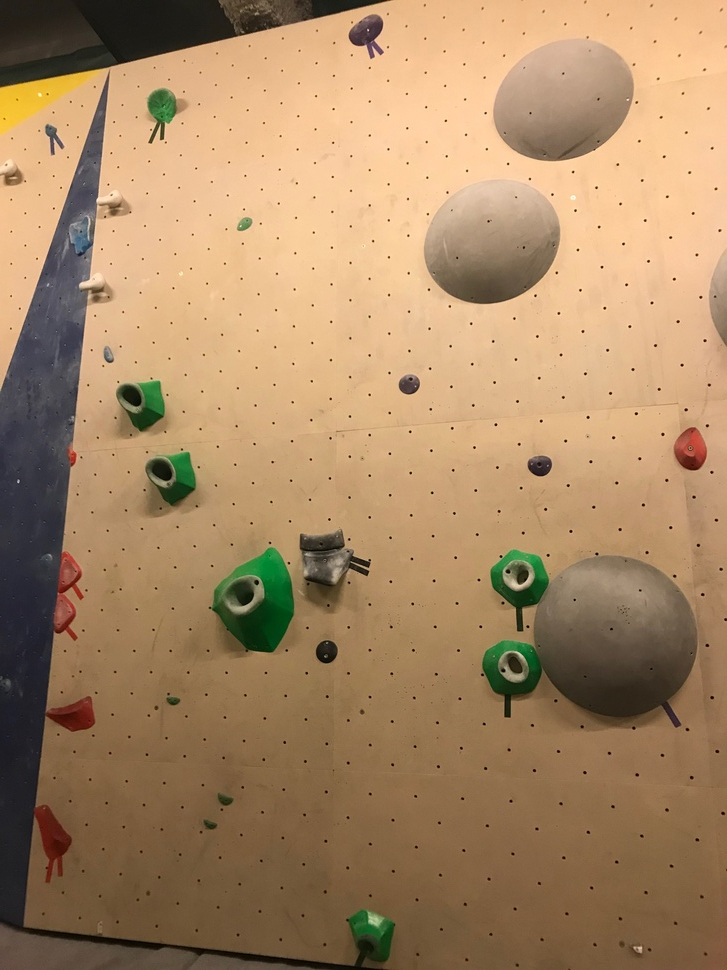
#> input picture Images/IMG_6242.jpg, 727 x 970 px, shrunk from 1512 x 2016 before the run, found by its file name
$ python prof_exemple.py
#> lines starting #> are read from the running program, lines starting #| are printed output that depends on the picture; after the words box and inside, x2 and y2 are one past the last pixel; in counts of white or black regions, pixels touching at a corner belong together
# -*- coding: utf-8 -*-
"""
Created on Mon Jan 21 09:38:33 2019

@author: lucas
"""

import cv2
import numpy as np

img = cv2.imread('IMG_6242.jpg')
#> img is the input picture: shape (970, 727, 3); mean B, G, R 100.9, 136.1, 167.8
gray = cv2.cvtColor(img,cv2.COLOR_BGR2GRAY)
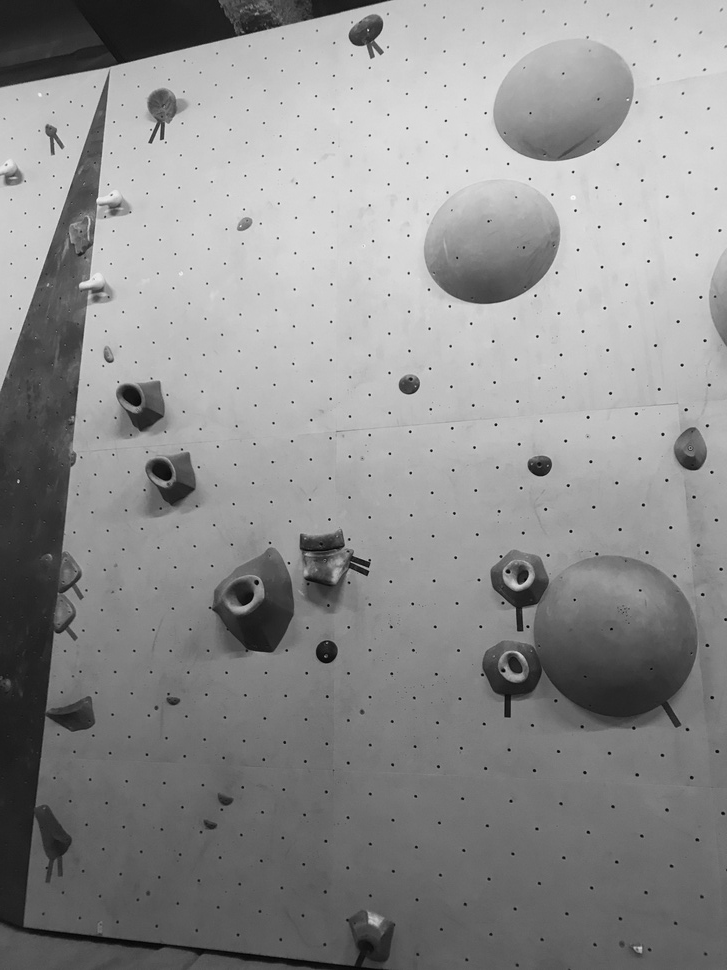
#> gray: shape (970, 727); min 2, max 250, mean 141.6
edges = cv2.Canny(gray,50,150,apertureSize = 3)
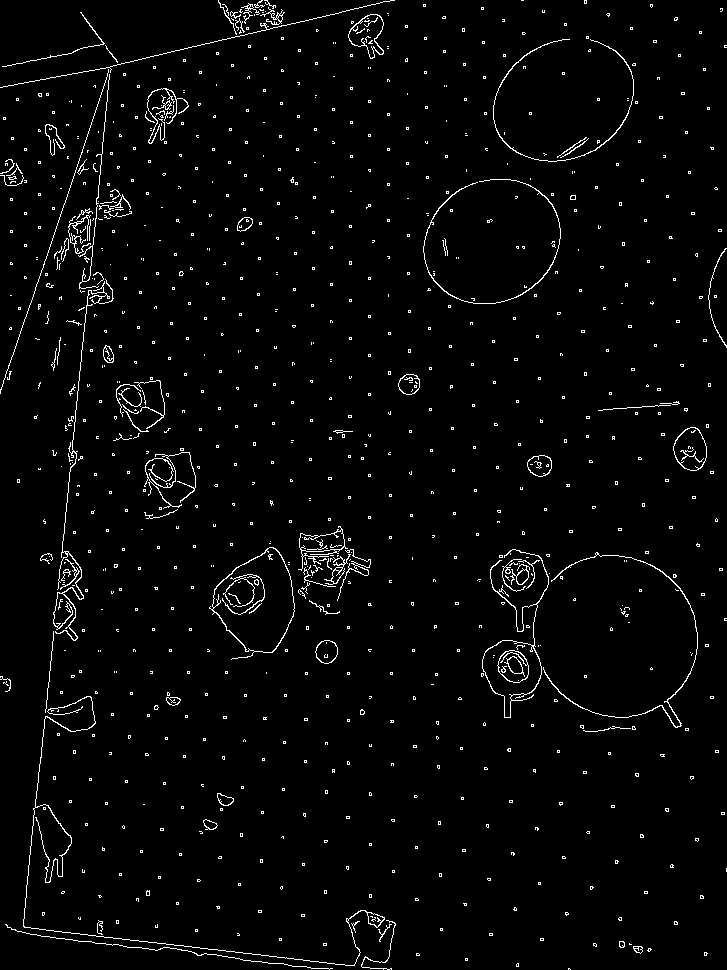
#> edges: shape (970, 727); 2.6% white in thin lines or dots

lines = cv2.HoughLines(edges,1,np.pi/180,200)
#> lines = [[119, 0.105], [127, 0.332]]
for rho,theta in lines[0]:
    a = np.cos(theta)
    b = np.sin(theta)
    x0 = a*rho
    y0 = b*rho
    x1 = int(x0 + 1000*(-b))
    y1 = int(y0 + 1000*(a))
    x2 = int(x0 - 1000*(-b))
    y2 = int(y0 - 1000*(a))

    cv2.line(img,(x1,y1),(x2,y2),(0,0,255),2)
#> this loop made 1 pass
#> (rho, theta, a, b, x0, y0, x1, y1) on pass 1: (119, 0.105, 0.995, 0.105, 118.3, 12.44, 13, 1006)
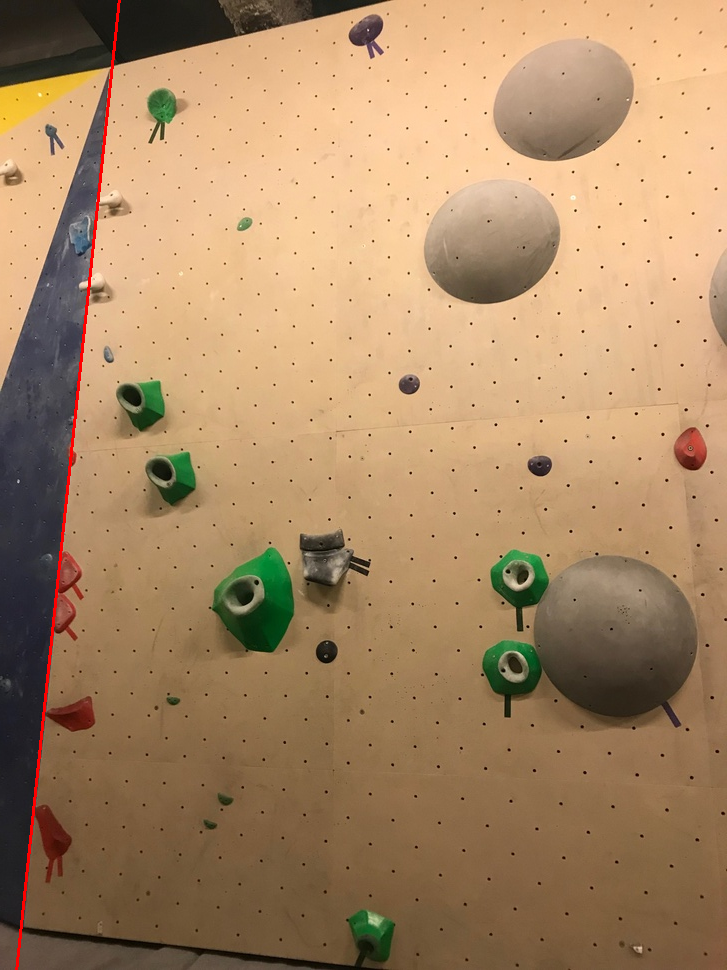
#> img: shape (970, 727, 3); 0.41% of pixels changed, all inside (x1, y1, x2, y2) = (15, 0, 121, 970)

cv2.namedWindow('Fenetre', cv2.WINDOW_NORMAL)
cv2.imshow('Fenetre', img)
cv2.waitKey(0)
cv2.destroyWindow('Fenetre')

$ run again, with Images/IMG_6241.jpg copied over Images/IMG_6242.jpg
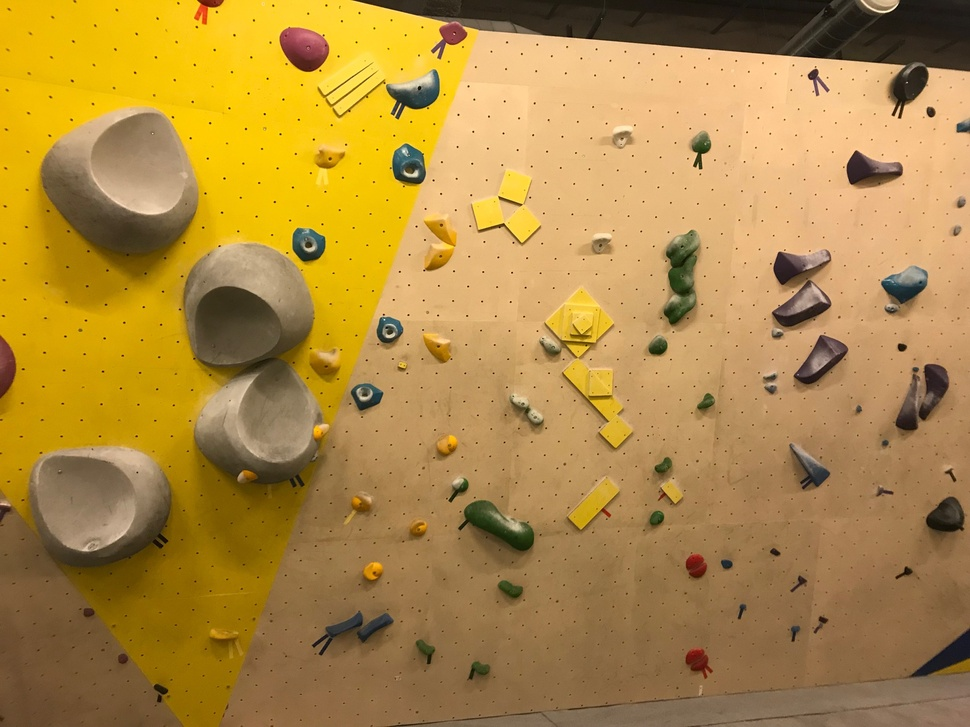
#> input picture Images/IMG_6241.jpg, 970 x 727 px, shrunk from 2016 x 1512 before the run, found by its file name
#> img is the input picture: shape (727, 970, 3); mean B, G, R 68.1, 138.4, 175.5
#> `edges = cv2.Canny(gray,50,150,apertureSize = 3)`:
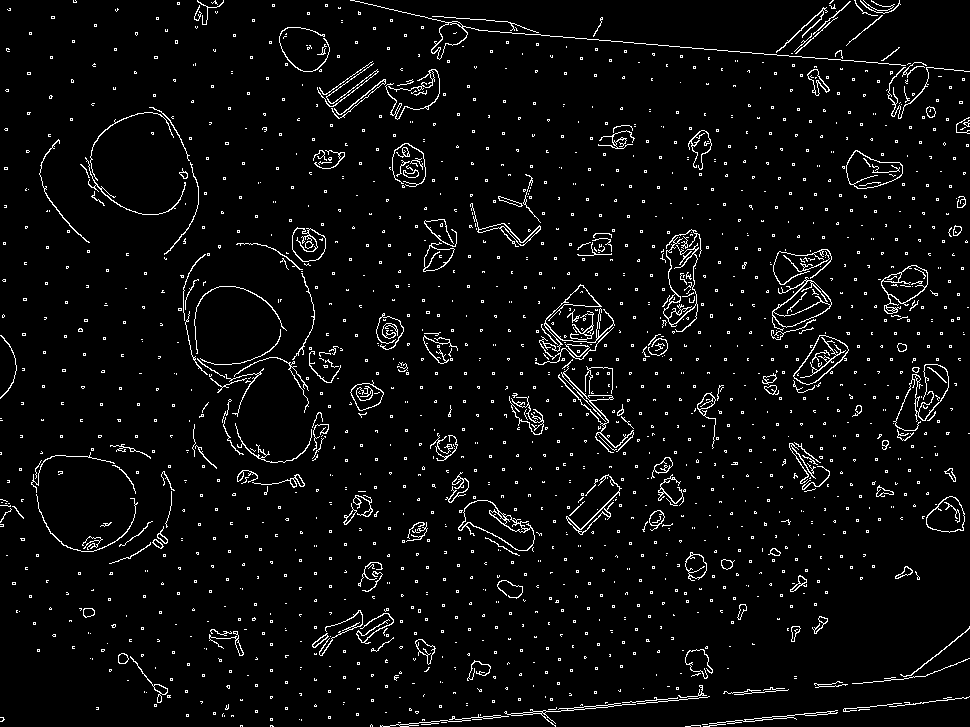
#> edges: shape (727, 970); 4.2% white in thin lines or dots
#> lines = [[-13, 1.66], [756, 1.48]]
#> the loop `for rho,theta in lines[0]:` made 1 pass
#> (rho, theta, a, b, x0, y0, x1, y1) on pass 1: (-13, 1.66, -0.0872, 0.996, 1.13, -12.95, -995, -100)
#> after the loop `for rho,theta in lines[0]:`:
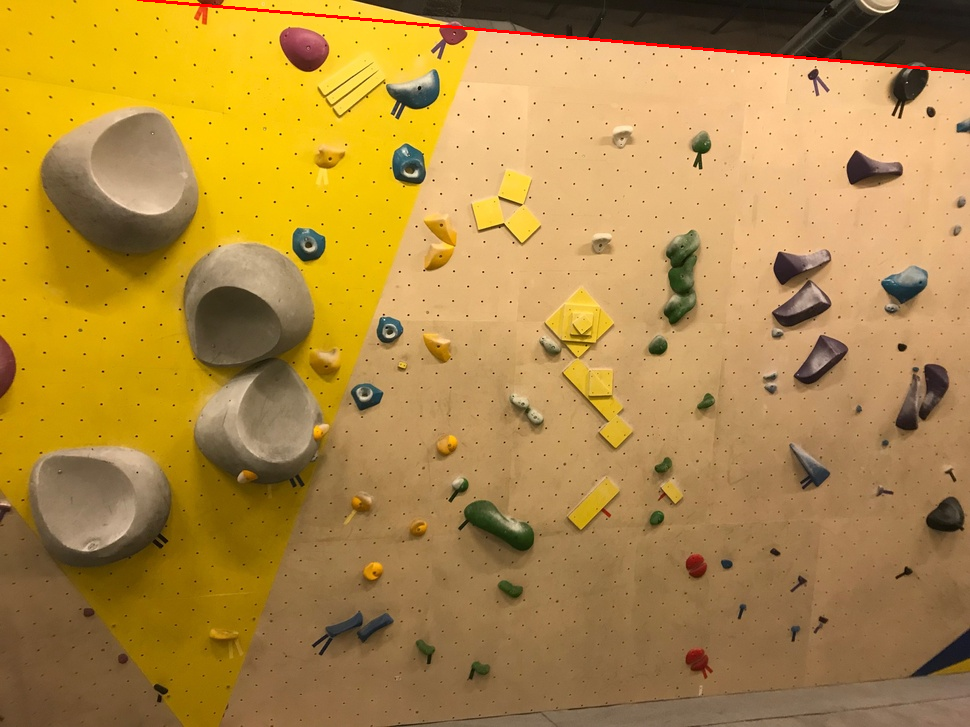
#> img: shape (727, 970, 3); 0.35% of pixels changed, all inside (x1, y1, x2, y2) = (137, 0, 970, 74)

$ run again, with Images/IMG_6243.jpg copied over Images/IMG_6242.jpg
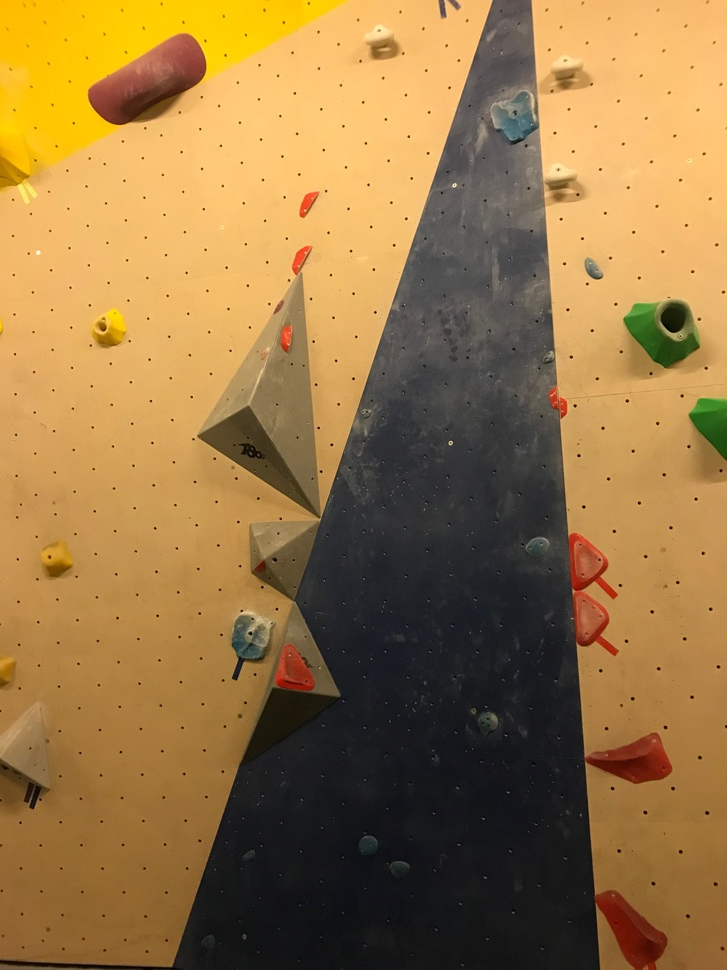
#> input picture Images/IMG_6243.jpg, 727 x 970 px, shrunk from 1512 x 2016 before the run, found by its file name
#> img is the input picture: shape (970, 727, 3); mean B, G, R 69, 118.5, 152.2
#> `edges = cv2.Canny(gray,50,150,apertureSize = 3)`:
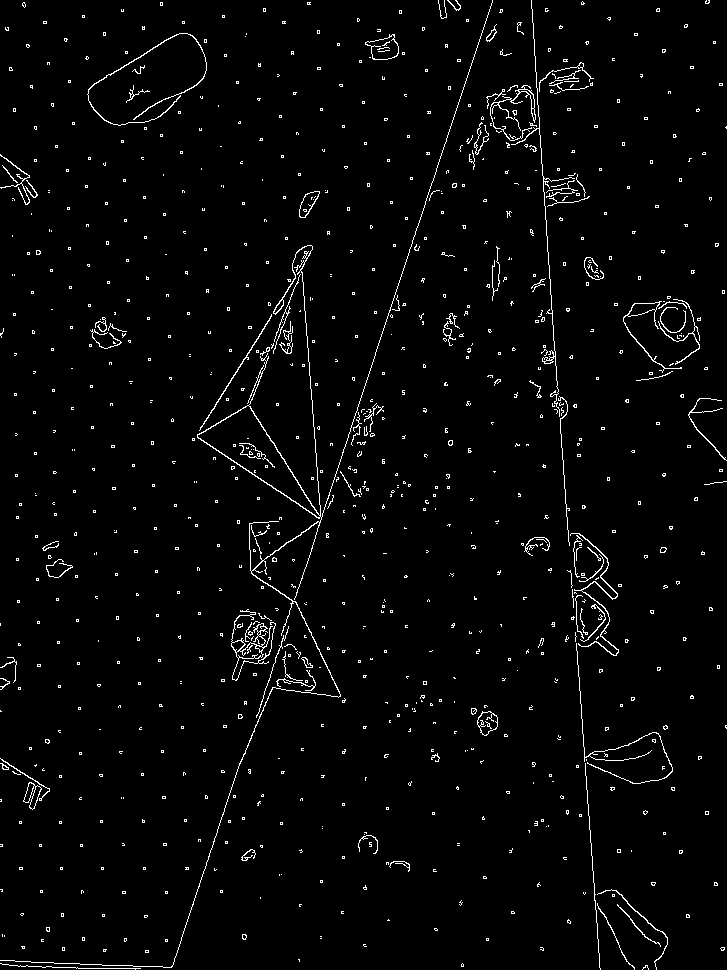
#> edges: shape (970, 727); 2.6% white in thin lines or dots
#> lines = [[-529, 3.07], [466, 0.314], [397, 0.559]]
#> the loop `for rho,theta in lines[0]:` made 1 pass
#> (rho, theta, a, b, x0, y0, x1, y1) on pass 1: (-529, 3.07, -0.998, 0.0698, 527.7, -36.9, 457, -1034)
#> after the loop `for rho,theta in lines[0]:`:
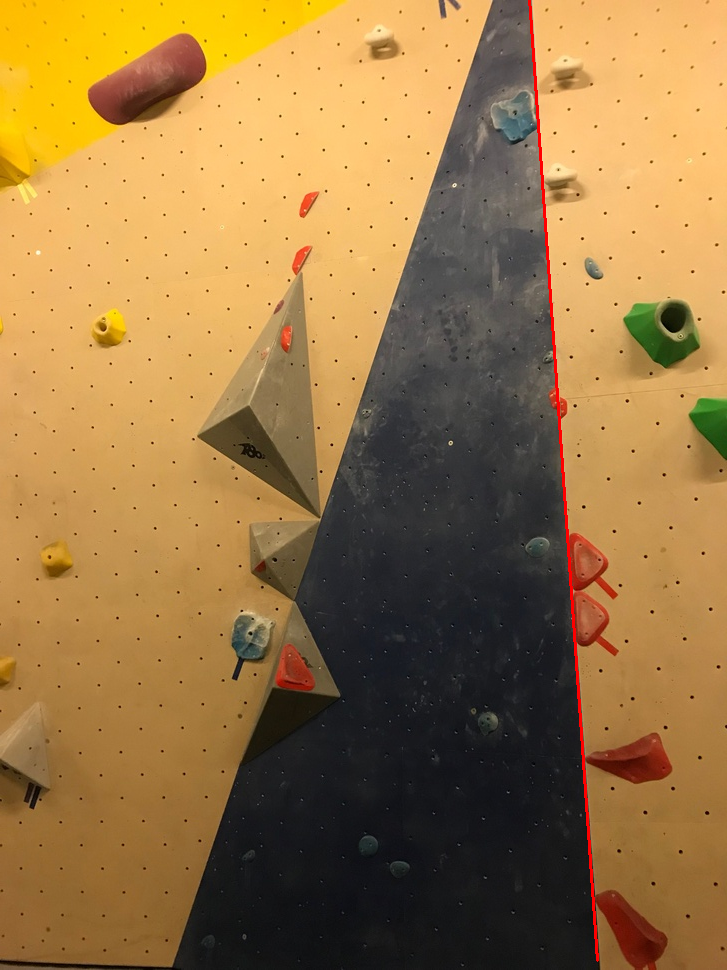
#> img: shape (970, 727, 3); 0.41% of pixels changed, all inside (x1, y1, x2, y2) = (528, 0, 599, 962)

$ run again, with Images/IMG_6244.jpg copied over Images/IMG_6242.jpg
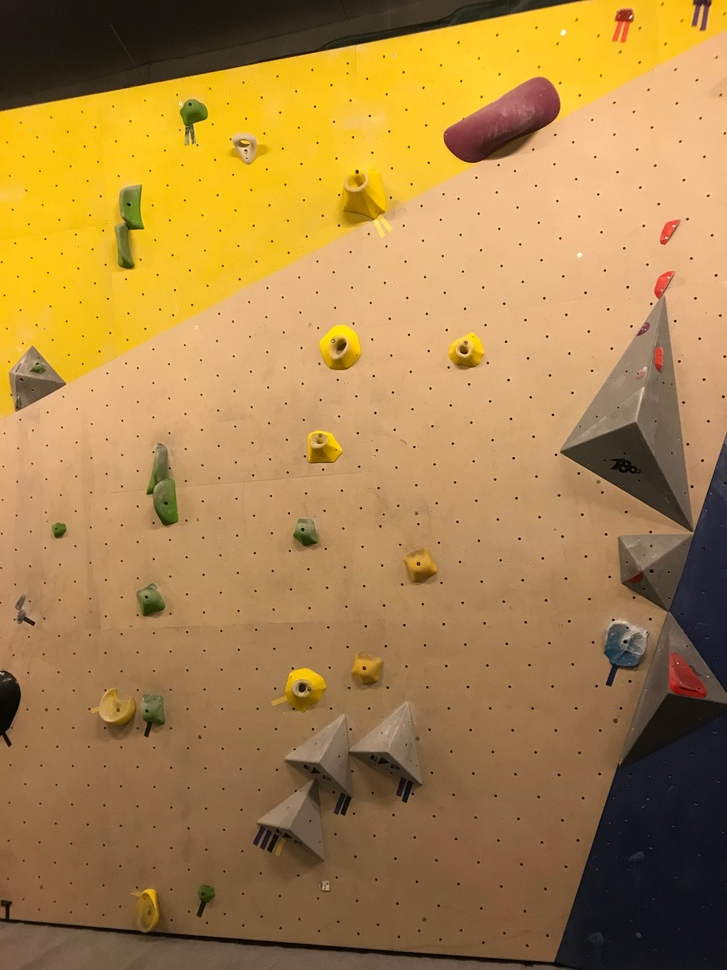
#> input picture Images/IMG_6244.jpg, 727 x 970 px, shrunk from 1512 x 2016 before the run, found by its file name
#> img is the input picture: shape (970, 727, 3); mean B, G, R 74.3, 131.6, 169.2
#> `edges = cv2.Canny(gray,50,150,apertureSize = 3)`:
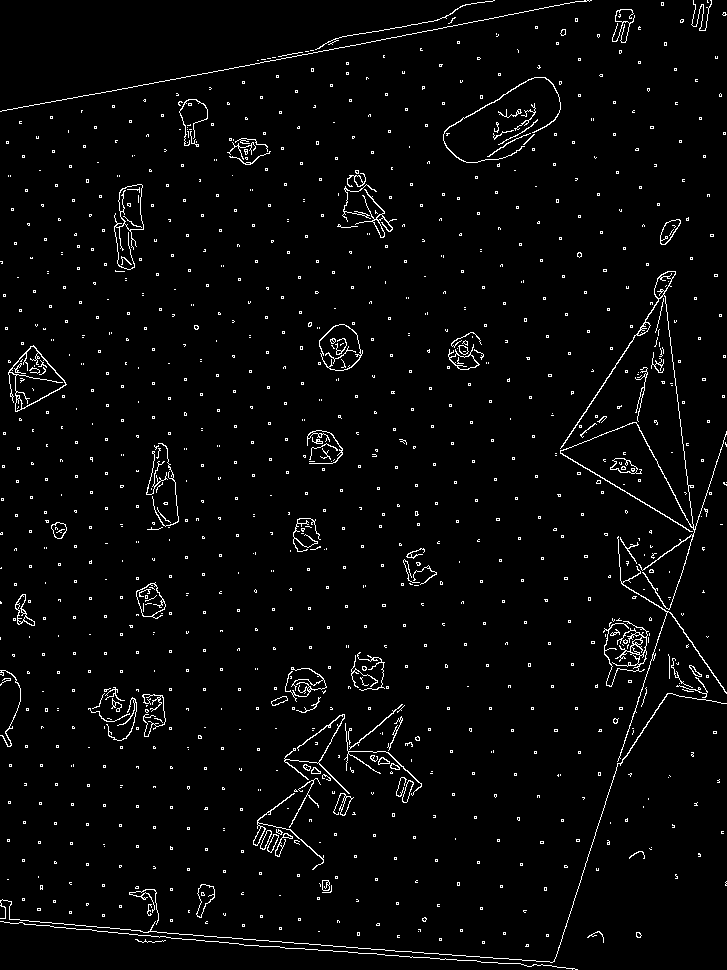
#> edges: shape (970, 727); 2.9% white in thin lines or dots
#> lines = [[111, 1.38], [824, 0.314], [925, 1.64], [914, 1.66]]
#> the loop `for rho,theta in lines[0]:` made 1 pass
#> (rho, theta, a, b, x0, y0, x1, y1) on pass 1: (111, 1.38, 0.191, 0.982, 21.18, 109, -960, 299)
#> after the loop `for rho,theta in lines[0]:`:
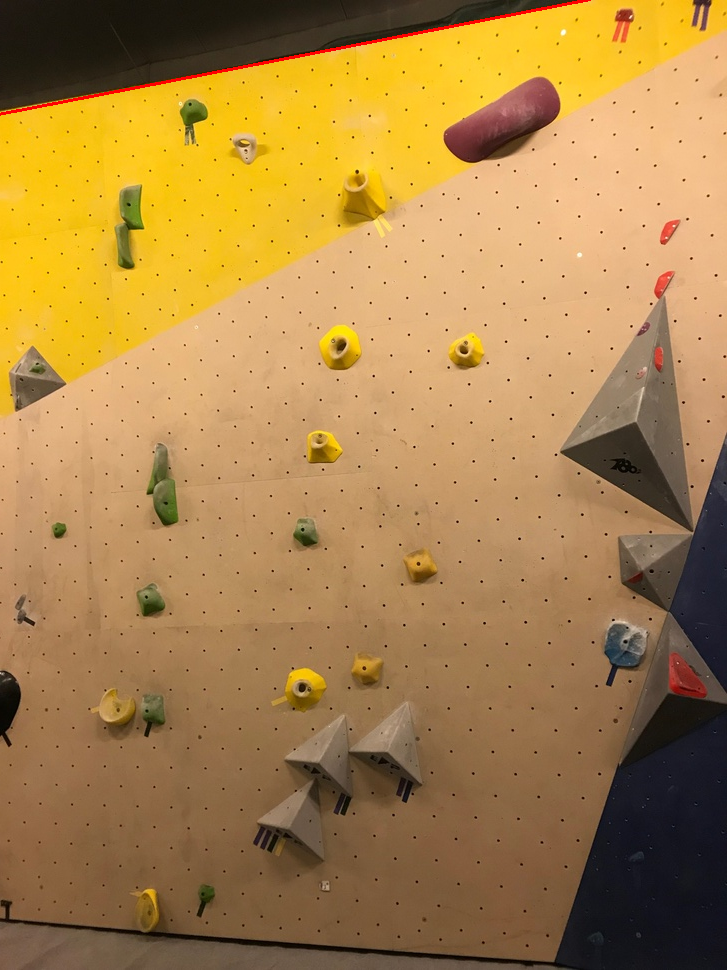
#> img: shape (970, 727, 3); 0.25% of pixels changed, all inside (x1, y1, x2, y2) = (0, 0, 591, 116)
